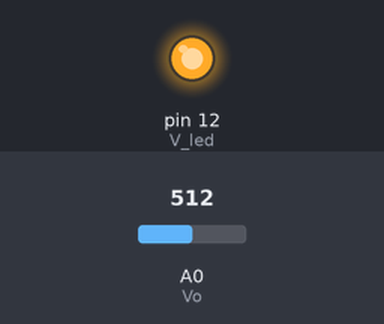
The sketch below on a simulated Arduino Uno, built with avr-gcc and run on an emulated ATmega328P. Shown: output pins drawn as LEDs (lit = HIGH). The test bench sets the inputs (shaded band); at power-on: A0 (Vo) = 512. What the sketch prints to the serial monitor is not drawn.

Above: at 0.2 s.
Timing chart, 0 to 40.0 s (numbered marks = the images above):
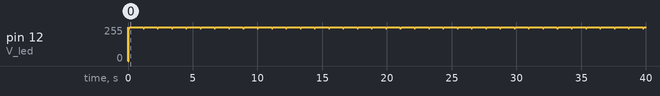

The sketch:

dustSensor.ino
```cpp
int Vo = A0;
int V_led = 12;

const int SAMPLES = 10;  // 한 번 출력할 때 측정하는 횟수

void setup(){
  Serial.begin(9600);
  pinMode(V_led, OUTPUT);
  pinMode(Vo, INPUT);
}

// 센서에서 전압을 한 번 읽음 (LED 켜고 0.28ms 뒤 측정, 주기 10ms)
float readVoltage(){
  digitalWrite(V_led, LOW);
  delayMicroseconds(280);
  int Vo_value = analogRead(Vo);
  delayMicroseconds(40);
  digitalWrite(V_led, HIGH);
  delayMicroseconds(9680);

  return Vo_value * 5.0 / 1023.0;
}

void loop(){
  // 한 번만 재면 값이 너무 튀어서 여러 번 재서 평균
  float sum = 0;
  for (int i = 0; i < SAMPLES; i++) {
    sum += readVoltage();
  }
  float Voltage = sum / SAMPLES;

  float dustDensity = (Voltage - 0.5) / 0.005;

  // 공기가 깨끗하면 전압이 0.5V보다 낮아서 음수가 나옴
  if (dustDensity < 0) {
    dustDensity = 0;
  }

  Serial.print("dust=");
  Serial.println(dustDensity);

  delay(1000);
}
```
